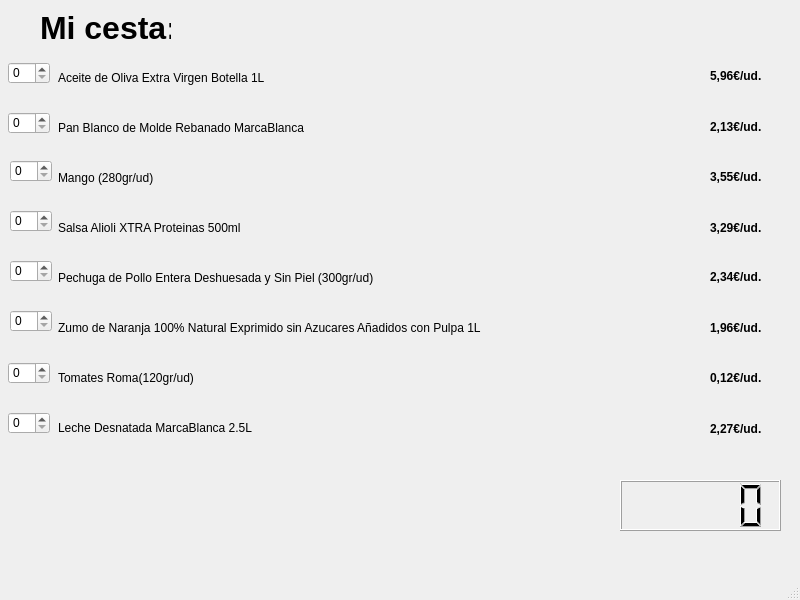
<?xml version="1.0" encoding="UTF-8"?>
<ui version="4.0">
 <class>MainWindow</class>
 <widget class="QMainWindow" name="MainWindow">
  <property name="geometry">
   <rect>
    <x>0</x>
    <y>0</y>
    <width>800</width>
    <height>600</height>
   </rect>
  </property>
  <property name="windowTitle">
   <string>MainWindow</string>
  </property>
  <widget class="QWidget" name="centralwidget">
   <widget class="QLabel" name="label">
    <property name="geometry">
     <rect>
      <x>58</x>
      <y>67</y>
      <width>561</width>
      <height>21</height>
     </rect>
    </property>
    <property name="text">
     <string>Aceite de Oliva Extra Virgen Botella 1L</string>
    </property>
   </widget>
   <widget class="QSpinBox" name="spinBox">
    <property name="geometry">
     <rect>
      <x>8</x>
      <y>62</y>
      <width>42</width>
      <height>22</height>
     </rect>
    </property>
   </widget>
   <widget class="QSpinBox" name="spinBox_2">
    <property name="geometry">
     <rect>
      <x>8</x>
      <y>112</y>
      <width>42</width>
      <height>22</height>
     </rect>
    </property>
   </widget>
   <widget class="QLabel" name="label_2">
    <property name="geometry">
     <rect>
      <x>58</x>
      <y>117</y>
      <width>561</width>
      <height>21</height>
     </rect>
    </property>
    <property name="text">
     <string>Pan Blanco de Molde Rebanado MarcaBlanca</string>
    </property>
   </widget>
   <widget class="QSpinBox" name="spinBox_3">
    <property name="geometry">
     <rect>
      <x>10</x>
      <y>160</y>
      <width>42</width>
      <height>22</height>
     </rect>
    </property>
   </widget>
   <widget class="QSpinBox" name="spinBox_4">
    <property name="geometry">
     <rect>
      <x>10</x>
      <y>210</y>
      <width>42</width>
      <height>22</height>
     </rect>
    </property>
   </widget>
   <widget class="QLabel" name="label_3">
    <property name="geometry">
     <rect>
      <x>58</x>
      <y>167</y>
      <width>561</width>
      <height>21</height>
     </rect>
    </property>
    <property name="text">
     <string>Mango (280gr/ud)</string>
    </property>
   </widget>
   <widget class="QLabel" name="label_4">
    <property name="geometry">
     <rect>
      <x>58</x>
      <y>217</y>
      <width>561</width>
      <height>21</height>
     </rect>
    </property>
    <property name="text">
     <string>Salsa Alioli XTRA Proteinas 500ml</string>
    </property>
   </widget>
   <widget class="QLabel" name="label_5">
    <property name="geometry">
     <rect>
      <x>58</x>
      <y>367</y>
      <width>561</width>
      <height>21</height>
     </rect>
    </property>
    <property name="text">
     <string>Tomates Roma(120gr/ud)</string>
    </property>
   </widget>
   <widget class="QSpinBox" name="spinBox_5">
    <property name="geometry">
     <rect>
      <x>10</x>
      <y>260</y>
      <width>42</width>
      <height>22</height>
     </rect>
    </property>
   </widget>
   <widget class="QSpinBox" name="spinBox_6">
    <property name="geometry">
     <rect>
      <x>10</x>
      <y>310</y>
      <width>42</width>
      <height>22</height>
     </rect>
    </property>
   </widget>
   <widget class="QSpinBox" name="spinBox_7">
    <property name="geometry">
     <rect>
      <x>8</x>
      <y>362</y>
      <width>42</width>
      <height>22</height>
     </rect>
    </property>
   </widget>
   <widget class="QLabel" name="label_6">
    <property name="geometry">
     <rect>
      <x>58</x>
      <y>267</y>
      <width>561</width>
      <height>21</height>
     </rect>
    </property>
    <property name="text">
     <string>Pechuga de Pollo Entera Deshuesada y Sin Piel (300gr/ud)</string>
    </property>
   </widget>
   <widget class="QSpinBox" name="spinBox_8">
    <property name="geometry">
     <rect>
      <x>8</x>
      <y>412</y>
      <width>42</width>
      <height>22</height>
     </rect>
    </property>
   </widget>
   <widget class="QLabel" name="label_7">
    <property name="geometry">
     <rect>
      <x>58</x>
      <y>317</y>
      <width>561</width>
      <height>21</height>
     </rect>
    </property>
    <property name="text">
     <string>Zumo de Naranja 100% Natural Exprimido sin Azucares Añadidos con Pulpa 1L</string>
    </property>
   </widget>
   <widget class="QLabel" name="label_8">
    <property name="geometry">
     <rect>
      <x>58</x>
      <y>417</y>
      <width>561</width>
      <height>21</height>
     </rect>
    </property>
    <property name="text">
     <string>Leche Desnatada MarcaBlanca 2.5L</string>
    </property>
   </widget>
   <widget class="QLabel" name="label_9">
    <property name="geometry">
     <rect>
      <x>710</x>
      <y>68</y>
      <width>111</width>
      <height>16</height>
     </rect>
    </property>
    <property name="text">
     <string>&lt;html&gt;&lt;head/&gt;&lt;body&gt;&lt;p&gt;&lt;span style=&quot; font-weight:700;&quot;&gt;5,96€/ud.&lt;/span&gt;&lt;/p&gt;&lt;/body&gt;&lt;/html&gt;</string>
    </property>
   </widget>
   <widget class="QLabel" name="label_10">
    <property name="geometry">
     <rect>
      <x>710</x>
      <y>119</y>
      <width>111</width>
      <height>16</height>
     </rect>
    </property>
    <property name="text">
     <string>&lt;html&gt;&lt;head/&gt;&lt;body&gt;&lt;p&gt;&lt;span style=&quot; font-weight:700;&quot;&gt;2,13€/ud.&lt;/span&gt;&lt;/p&gt;&lt;/body&gt;&lt;/html&gt;</string>
    </property>
   </widget>
   <widget class="QLabel" name="label_11">
    <property name="geometry">
     <rect>
      <x>710</x>
      <y>220</y>
      <width>111</width>
      <height>16</height>
     </rect>
    </property>
    <property name="text">
     <string>&lt;html&gt;&lt;head/&gt;&lt;body&gt;&lt;p&gt;&lt;span style=&quot; font-weight:700;&quot;&gt;3,29€/ud.&lt;/span&gt;&lt;/p&gt;&lt;/body&gt;&lt;/html&gt;</string>
    </property>
   </widget>
   <widget class="QLabel" name="label_12">
    <property name="geometry">
     <rect>
      <x>710</x>
      <y>169</y>
      <width>111</width>
      <height>16</height>
     </rect>
    </property>
    <property name="text">
     <string>&lt;html&gt;&lt;head/&gt;&lt;body&gt;&lt;p&gt;&lt;span style=&quot; font-weight:700;&quot;&gt;3,55€/ud.&lt;/span&gt;&lt;/p&gt;&lt;/body&gt;&lt;/html&gt;</string>
    </property>
   </widget>
   <widget class="QLabel" name="label_13">
    <property name="geometry">
     <rect>
      <x>710</x>
      <y>421</y>
      <width>111</width>
      <height>16</height>
     </rect>
    </property>
    <property name="text">
     <string>&lt;html&gt;&lt;head/&gt;&lt;body&gt;&lt;p&gt;&lt;span style=&quot; font-weight:700;&quot;&gt;2,27€/ud.&lt;/span&gt;&lt;/p&gt;&lt;/body&gt;&lt;/html&gt;</string>
    </property>
   </widget>
   <widget class="QLabel" name="label_14">
    <property name="geometry">
     <rect>
      <x>710</x>
      <y>370</y>
      <width>111</width>
      <height>16</height>
     </rect>
    </property>
    <property name="text">
     <string>&lt;html&gt;&lt;head/&gt;&lt;body&gt;&lt;p&gt;&lt;span style=&quot; font-weight:700;&quot;&gt;0,12€/ud.&lt;/span&gt;&lt;/p&gt;&lt;/body&gt;&lt;/html&gt;</string>
    </property>
   </widget>
   <widget class="QLabel" name="label_15">
    <property name="geometry">
     <rect>
      <x>710</x>
      <y>320</y>
      <width>111</width>
      <height>16</height>
     </rect>
    </property>
    <property name="text">
     <string>&lt;html&gt;&lt;head/&gt;&lt;body&gt;&lt;p&gt;&lt;span style=&quot; font-weight:700;&quot;&gt;1,96€/ud.&lt;/span&gt;&lt;/p&gt;&lt;/body&gt;&lt;/html&gt;</string>
    </property>
   </widget>
   <widget class="QLabel" name="label_16">
    <property name="geometry">
     <rect>
      <x>710</x>
      <y>269</y>
      <width>111</width>
      <height>16</height>
     </rect>
    </property>
    <property name="text">
     <string>&lt;html&gt;&lt;head/&gt;&lt;body&gt;&lt;p&gt;&lt;span style=&quot; font-weight:700;&quot;&gt;2,34€/ud.&lt;/span&gt;&lt;/p&gt;&lt;/body&gt;&lt;/html&gt;</string>
    </property>
   </widget>
   <widget class="QLabel" name="label_17">
    <property name="geometry">
     <rect>
      <x>40</x>
      <y>10</y>
      <width>131</width>
      <height>31</height>
     </rect>
    </property>
    <property name="text">
     <string>&lt;html&gt;&lt;head/&gt;&lt;body&gt;&lt;p&gt;&lt;span style=&quot; font-size:24pt; font-weight:700;&quot;&gt;Mi cesta:&lt;/span&gt;&lt;/p&gt;&lt;/body&gt;&lt;/html&gt;</string>
    </property>
   </widget>
   <widget class="QLCDNumber" name="totalPriceLabel">
    <property name="geometry">
     <rect>
      <x>620</x>
      <y>480</y>
      <width>161</width>
      <height>51</height>
     </rect>
    </property>
   </widget>
  </widget>
  <widget class="QMenuBar" name="menubar">
   <property name="geometry">
    <rect>
     <x>0</x>
     <y>0</y>
     <width>800</width>
     <height>24</height>
    </rect>
   </property>
  </widget>
  <widget class="QStatusBar" name="statusbar"/>
 </widget>
 <resources/>
 <connections/>
</ui>
